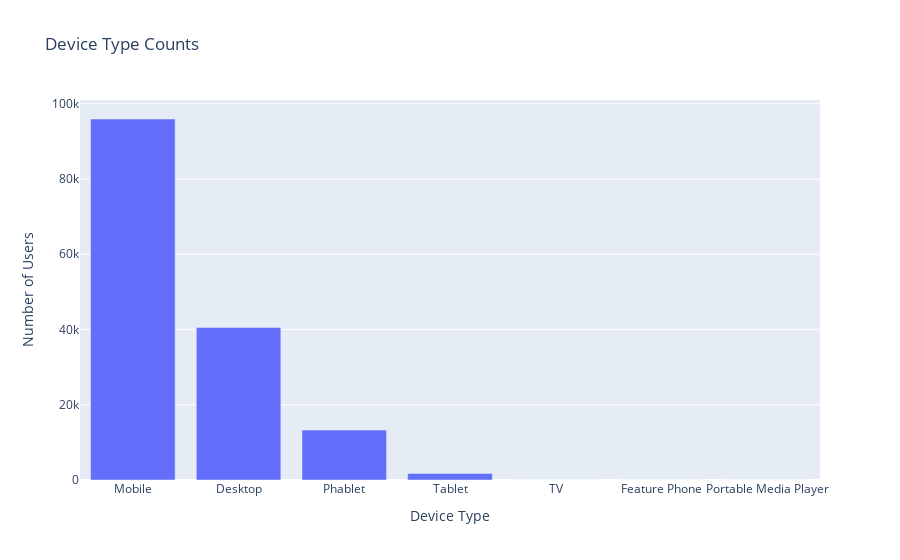

Notebook code cell kept with this figure:
### Code cell
fig_device = px.bar(device_counts, x='Device Type', y='User Count',
             labels={'User Count': 'Number of Users', 'Device Type': 'Device Type'},
             title='Device Type Counts')
fig_device.show()

### Figure 1 — Plotly figure (JSON) as saved in the notebook; plotly's stock layout.template omitted (floating-point values rounded to 4 significant figures)
{"data": [{"alignmentgroup": "True", "hovertemplate": "Device Type=%{x}<br>Number of Users=%{y}<extra></extra>", "legendgroup": "", "marker": {"color": "#636efa", "pattern": {"shape": ""}}, "name": "", "offsetgroup": "", "orientation": "v", "showlegend": false, "textposition": "auto", "type": "bar", "x": ["Mobile", "Desktop", "Phablet", "Tablet", "TV", "Feature Phone", "Portable Media Player"], "xaxis": "x", "y": [95953, 40511, 13265, 1755, 2, 1, 1], "yaxis": "y"}], "layout": {"barmode": "relative", "legend": {"tracegroupgap": 0}, "title": {"text": "Device Type Counts"}, "xaxis": {"anchor": "y", "domain": [0, 1], "title": {"text": "Device Type"}}, "yaxis": {"anchor": "x", "domain": [0, 1], "title": {"text": "Number of Users"}}}}
